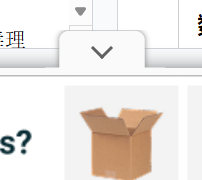
#> input picture imgs/test.png, 202 x 180 px
$ python -i tesseract_ocr_recognizer.py   (imports and definitions only)
#> lines starting #> are read from the running program, lines starting #| are printed output that depends on the picture; after the words box and inside, x2 and y2 are one past the last pixel; in counts of white or black regions, pixels touching at a corner belong together
import pytesseract
from PIL import Image
import cv2
import os
import subprocess

# 自动检测Tesseract路径
def find_tesseract_path():
    # 常见的Tesseract安装路径
    common_paths = [
        r'C:\Program Files\Tesseract-OCR\tesseract.exe',
        r'C:\Program Files (x86)\Tesseract-OCR\tesseract.exe',
    ]

    # 检查常见路径
    for path in common_paths:
        if os.path.exists(path):
            return path

    # 尝试通过which命令查找（适用于已添加到PATH的情况）
    try:
        if os.name == 'nt':  # Windows
            result = subprocess.run(['where', 'tesseract'], capture_output=True, text=True)
        else:  # Unix-like
            result = subprocess.run(['which', 'tesseract'], capture_output=True, text=True)

        if result.returncode == 0:
            return result.stdout.strip()
    except:
        pass

    return None

# 设置Tesseract路径
# [1 line that did not run here, left out]
# [9 lines not run here, left out]

def preprocess(img_path):
    """灰度 → 二值化 → 去噪，提升 OCR 准确率"""
#> called with img_path = 'imgs/test.png'
    img = cv2.imread(img_path, cv2.IMREAD_COLOR)
#> img is the input picture: shape (180, 202, 3); mean B, G, R 228.2, 232.4, 237.7
    gray = cv2.cvtColor(img, cv2.COLOR_BGR2GRAY)
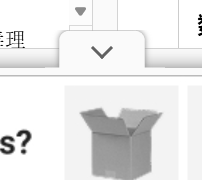
#> gray: shape (180, 202); min 0, max 255, mean 233.5
    # 二值化（阈值可根据实际图片调节）
    _, binary = cv2.threshold(gray, 150, 255, cv2.THRESH_BINARY | cv2.THRESH_OTSU)
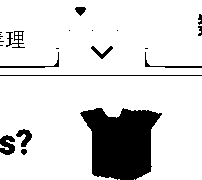
#> binary: shape (180, 202); 85.3% white; 23 black regions (11 under 20 px), largest, box (x1, y1, x2, y2) and area: (80, 108, 162, 180) 4135, (0, 135, 15, 155) 211, (0, 75, 202, 76) 202
    # 中值滤波去噪
    denoise = cv2.medianBlur(binary, 3)
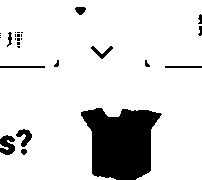
#> denoise: shape (180, 202); 86.1% white; 27 black regions (14 under 20 px), largest, box (x1, y1, x2, y2) and area: (81, 108, 162, 180) 4138, (0, 135, 15, 155) 212, (16, 129, 32, 147) 146
    return denoise

def ocr_image(img_path, lang='chi_sim'):
    """返回图片中的文字字符串"""
    # 检查文件是否存在
    if not os.path.exists(img_path):
        return f"错误: 文件 '{img_path}' 不存在"

    # 检查Tesseract是否可用
    if not tesseract_path:
        return "错误: 未找到Tesseract OCR安装。请先安装Tesseract OCR软件。\n"
        "安装步骤: https://github.com/UB-Mannheim/tesseract/wiki"

    try:
        # 检查文件扩展名
        valid_extensions = ['.jpg', '.jpeg', '.png', '.bmp', '.tiff', '.gif']
        _, ext = os.path.splitext(img_path.lower())
        if ext not in valid_extensions:
            return f"错误: 文件 '{img_path}' 不是支持的图片格式"

        processed = preprocess(img_path)
        # 将 OpenCV 图像转为 Pillow 对象
        pil_img = Image.fromarray(processed)
        text = pytesseract.image_to_string(pil_img, lang=lang)
        return text.strip()
    except pytesseract.TesseractNotFoundError:
        return "错误: 找不到Tesseract OCR可执行文件。请检查安装或手动设置路径。"
    except Exception as e:
        return f"OCR识别出错: {str(e)}"

# [24 lines not run here, left out]

>>> result = preprocess('imgs/test.png')
